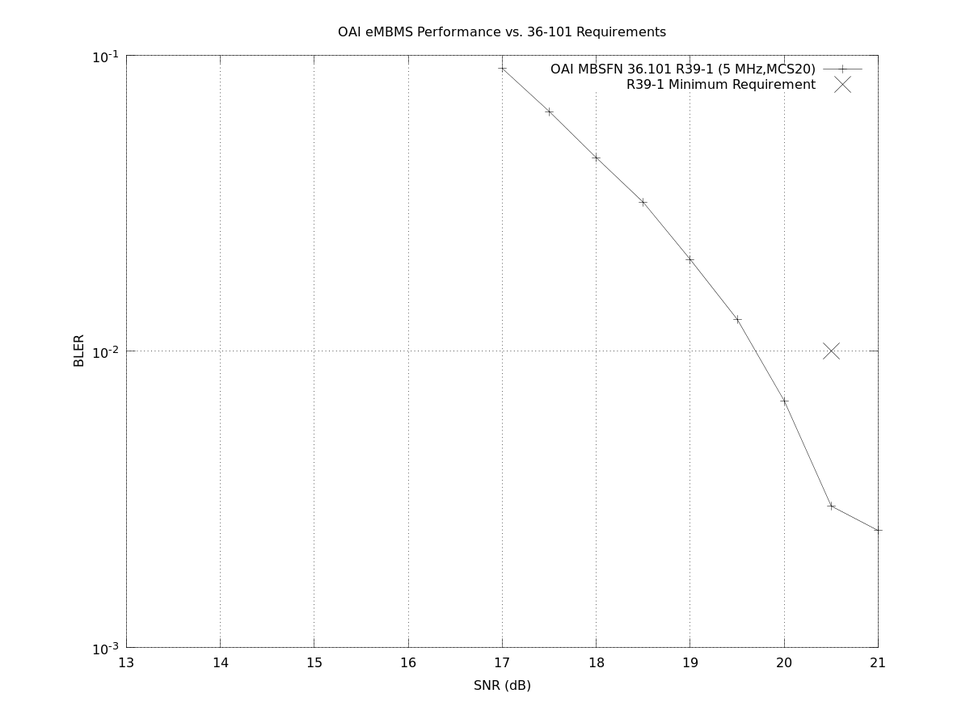
#> input picture openair1/SIMULATION/LTE_PHY/REFERENCE_DATA/oai_embms_r39-1.png, 970 x 727 px, shrunk from 1200 x 900 before the run
$ python -i vlm_verifier.py   (imports and definitions only)
#> lines starting #> are read from the running program, lines starting #| are printed output that depends on the picture; after the words box and inside, x2 and y2 are one past the last pixel; in counts of white or black regions, pixels touching at a corner belong together
#> further down, picture is the input picture: shape (727, 970, 3); min 0, max 255, mean 252.9
#!/usr/bin/env python3
"""VLM (Vision-Language Model) verifier for fine-grained attribute checking.

Supports three backends (tried in order):
1. OpenAI-compatible API  (GPT-4o / GPT-4o-mini with vision)
2. Ollama local server    (llava, bakllava, etc.)
3. CV heuristic fallback  (color histogram + edge density — no LLM needed)
"""
from __future__ import annotations

import base64
import logging
import re
from dataclasses import dataclass
from typing import Any, Optional

import cv2
import numpy as np

LOG = logging.getLogger("vlm_verifier")


@dataclass
class VerificationResult:
    attribute: str
    prompt: str
    confidence: float
    raw_answer: str = ""
    backend: str = "unknown"


# ─────────────────────────────────────────
# Backend 1: OpenAI-compatible Vision API
# ─────────────────────────────────────────
# [100 lines left out: functions _verify_openai, _verify_ollama, _parse_confidence, not called in this run]


# ─────────────────────────────────────────
# Backend 3: CV heuristic fallback
# ─────────────────────────────────────────
_COLOR_HSV_RANGES: dict[str, tuple[np.ndarray, np.ndarray]] = {
    "blue":   (np.array([100, 80, 50]),  np.array([130, 255, 255])),
    "蓝":     (np.array([100, 80, 50]),  np.array([130, 255, 255])),
    "red":    (np.array([0, 80, 50]),    np.array([10, 255, 255])),
    "红":     (np.array([0, 80, 50]),    np.array([10, 255, 255])),
    "green":  (np.array([35, 80, 50]),   np.array([85, 255, 255])),
    "绿":     (np.array([35, 80, 50]),   np.array([85, 255, 255])),
    "yellow": (np.array([20, 80, 50]),   np.array([35, 255, 255])),
    "黄":     (np.array([20, 80, 50]),   np.array([35, 255, 255])),
    "white":  (np.array([0, 0, 180]),    np.array([180, 40, 255])),
    "白":     (np.array([0, 0, 180]),    np.array([180, 40, 255])),
    "black":  (np.array([0, 0, 0]),      np.array([180, 80, 60])),
    "黑":     (np.array([0, 0, 0]),      np.array([180, 80, 60])),
    "orange": (np.array([10, 80, 50]),   np.array([20, 255, 255])),
    "橙":     (np.array([10, 80, 50]),   np.array([20, 255, 255])),
    "purple": (np.array([130, 80, 50]),  np.array([160, 255, 255])),
    "紫":     (np.array([130, 80, 50]),  np.array([160, 255, 255])),
}


# [17 lines left out: function _check_color_cv, not called in this run]


def _check_damage_cv(bgr: np.ndarray) -> float:
    """Estimate surface damage by edge density (scratches = high edge ratio)."""
    gray = cv2.cvtColor(bgr, cv2.COLOR_BGR2GRAY)
    blurred = cv2.GaussianBlur(gray, (3, 3), 0)
    edges = cv2.Canny(blurred, 50, 150)
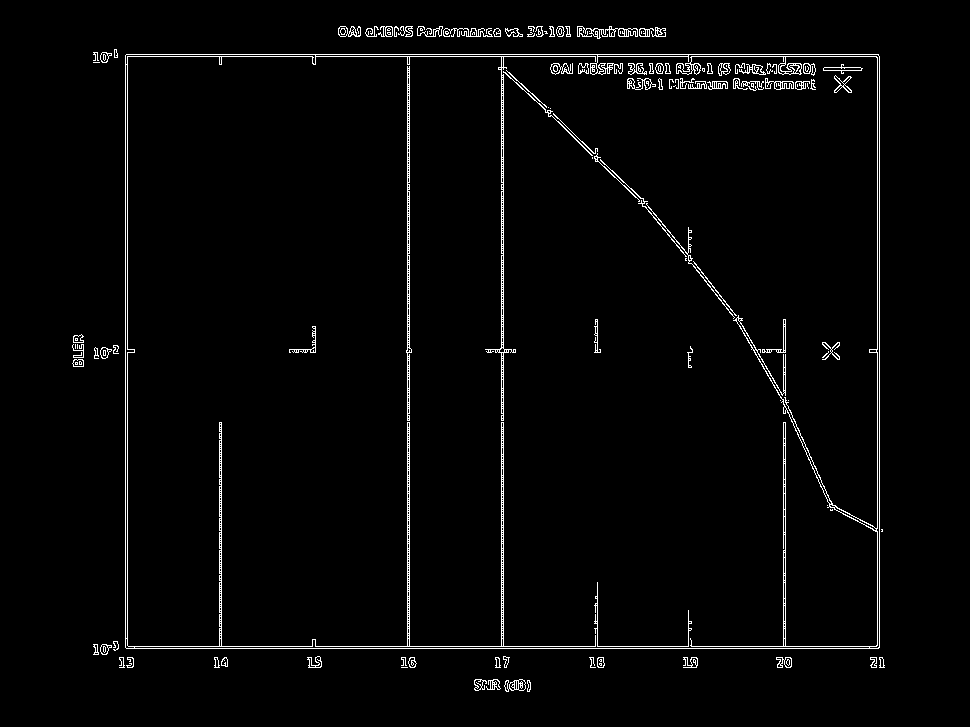
#> edges: shape (727, 970); 2.4% white in thin lines or dots, all inside (x1, y1, x2, y2) = (72, 26, 885, 692)
    total = edges.shape[0] * edges.shape[1]
#> total = 705190
    if total == 0:
        return 0.5
    edge_ratio = float(np.count_nonzero(edges)) / total
#> edge_ratio = 0.0236
    return min(1.0, edge_ratio * 5.0)


# [13 lines left out: function _verify_cv_heuristic, not called in this run]


# ─────────────────────────────────────────
# Public API
# ─────────────────────────────────────────
class VLMVerifier:
    """Unified verifier that tries backends in priority order."""

    # [51 lines left out: functions __init__, verify, not called in this run]

>>> import cv2
>>> picture = cv2.imread('../../openair1/SIMULATION/LTE_PHY/REFERENCE_DATA/oai_embms_r39-1.png')
>>> result = _check_damage_cv(picture)
#> result = 0.118
